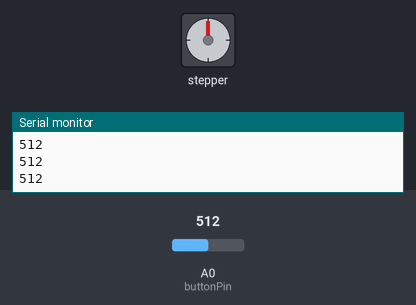
The sketch below on a simulated Arduino Uno, built with avr-gcc and run on an emulated ATmega328P. Shown: stepper motor, the last lines printed to the serial monitor. Wiring (inferred from the names in the program): stepper motor driver (200 steps per turn assumed): step pin 7; direction pin 4; enable pin 2. The test bench sets the inputs (shaded band); at power-on: A0 (buttonPin) = 512.

Above: at 1.2 s.
1.3 s: A0 (buttonPin) set to 315
2.8 s: A0 (buttonPin) set to 291
At 3.06 s:
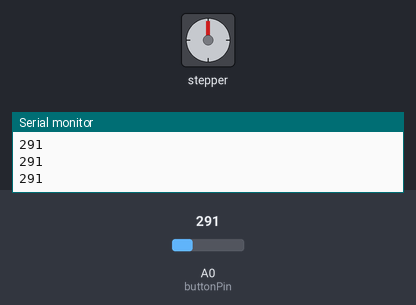
5.8 s: A0 (buttonPin) set to 190
8.8 s: A0 (buttonPin) set to 210
11.8 s: A0 (buttonPin) set to 122
14.8 s: A0 (buttonPin) set to 89
At 15.3 s:
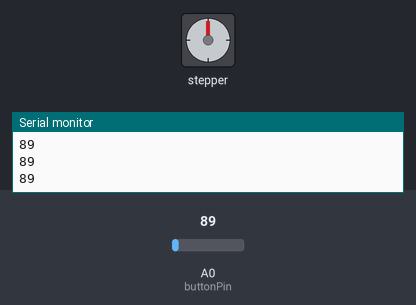
Timing chart, 0 to 17.3 s (numbered marks = the images above; inputs shaded):
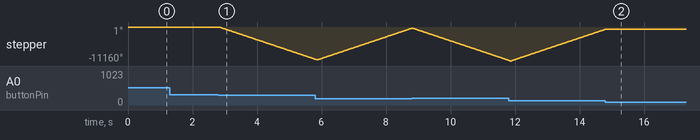

The sketch:

ButtonMotorCommand.ino
```cpp
 //Define pin numbers:
const int stepPin = 7;
const int dirPin = 4;
const int enPin = 2;
int buttonPin = A0;

const int del = 250; //miliseconds

//Constants to travel to and from HOME and ANALYSIS
bool positionSet = false;


void setup() {
  pinMode(stepPin,OUTPUT);
  pinMode(dirPin,OUTPUT);
  pinMode(enPin,OUTPUT);

  digitalWrite(enPin,LOW);

  Serial.begin(9600);

}

void loop() {

  int threshold = analogRead(buttonPin);
  Serial.println(threshold);
  digitalWrite(dirPin,HIGH); //CW

  if (threshold < 100){ //If below this limit, no button is pressed
    //Serial.println("Nothing Pressed");
    digitalWrite(stepPin, LOW);
  }

  else if (threshold < 200){ //If below 200, Button 1 is pressed
    //Serial.println("BUTTON1");

    digitalWrite(dirPin, HIGH); // Set direction as clockwise
    // Step the motor
    for(int i = 0; i < 200; i++) { // 200 steps for one revolution
      digitalWrite(stepPin, HIGH);
      delayMicroseconds(del); // Adjust speed by changing delay
      digitalWrite(stepPin, LOW);
      delayMicroseconds(del); // Adjust speed by changing delay
    }
  }

  else if(threshold > 200 && threshold < 300){ //If below 300, but above 200 , Button 2 is pressed
    //Serial.println("BUTTON2");

    digitalWrite(dirPin, LOW); // Set direction as clockwise
    // Step the motor
    for(int i = 0; i < 200; i++) { // 200 steps for one revolution
      digitalWrite(stepPin, HIGH);
      delayMicroseconds(del); // Adjust speed by changing delay
      digitalWrite(stepPin, LOW);
      delayMicroseconds(del); // Adjust speed by changing delay
    }
  }

    else {
      digitalWrite(stepPin, LOW);
    }

if (threshold > 400 && threshold < 500){
  //Serial.println("Button 3");


}

  }
```

Measured:
- the behaviour switches between 300 and 299 on A0 (buttonPin) (found by bisection; images 0 and 1)
- the behaviour switches between 100 and 99 on A0 (buttonPin) (found by bisection; images 1 and 2)
- after the input at 2.8 s, stepper: keeps turning counter-clockwise at about 3541°/s, starting at once
- after the input at 14.8 s, stepper: goes on until 14.8 s, then stays -720°
